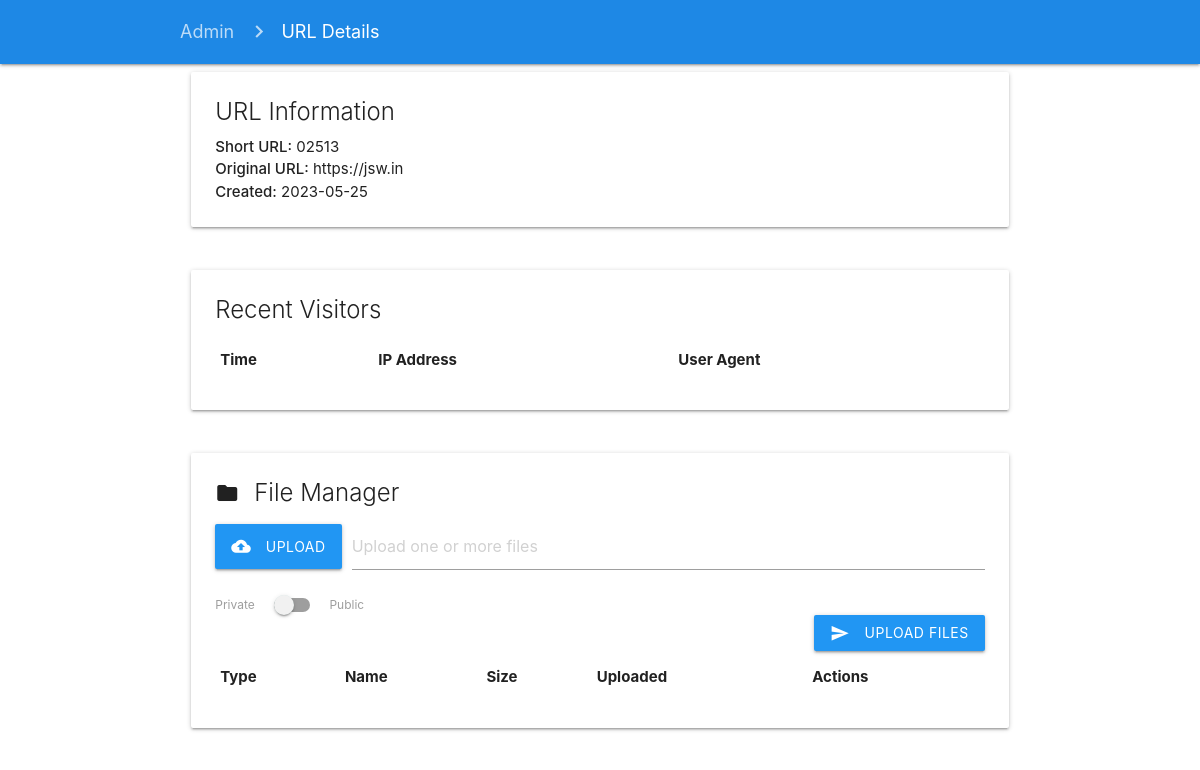
Screenshot of /htdcos/url_details.php?id=30 (signed in) with the database file from the repository.
### tables this page shows
CREATE TABLE `urls` (
  `id` int(11) NOT NULL,
  `longurl` varchar(500) NOT NULL,
  `shorturl` varchar(30) NOT NULL,
  `time` date NOT NULL DEFAULT current_timestamp(),
  `is_custom` BOOLEAN DEFAULT FALSE,
  `custom_text` varchar(30) DEFAULT NULL,
  UNIQUE KEY `unique_shorturl` (`shorturl`),
  UNIQUE KEY `unique_custom` (`custom_text`)
);

### htdcos/url_details.php (the view, shortened to what this page needs)
<?php
require_once('db.php');
$url_id = isset($_GET['id']) ? (int)$_GET['id'] : 0;
$url_data = mysqli_fetch_assoc(mysqli_query($conn, "SELECT * FROM urls WHERE id = $url_id"));
?>
<!DOCTYPE html>
<html>
<head>
    <link rel="stylesheet" href="https://cdnjs.cloudflare.com/ajax/libs/materialize/1.0.0/css/materialize.min.css">
</head>
<body>
<nav class="blue darken-1">
    <div class="nav-wrapper container">
        <a href="admin.php" class="breadcrumb">Admin</a>
        <a href="#!" class="breadcrumb">URL Details</a>
    </div>
</nav>
<div class="container">
    <div class="row">
        <div class="col s12">
            <div class="card">
                <div class="card-content">
                    <span class="card-title">URL Information</span>
                    <p><strong>Short URL:</strong> <?php echo $url_data['shorturl']; ?></p>
                    <p><strong>Original URL:</strong> <?php echo $url_data['longurl']; ?></p>
                    <p><strong>Created:</strong> <?php echo $url_data['time']; ?></p>
                </div>
            </div>
        </div>
    </div>
    <div class="row">
        <div class="col s12">
            <div class="card">
                <div class="card-content">
                    <span class="card-title">Recent Visitors</span>
                    <table class="striped">
                        <thead>
                            <tr>
                                <th>Time</th>
                                <th>IP Address</th>
                                <th>User Agent</th>
                            </tr>
                        </thead>
                    </table>
                </div>
            </div>
        </div>
    </div>
    <div class="row">
        <div class="col s12">
            <div class="card">
                <div class="card-content">
                    <span class="card-title">
                        <i class="material-icons left">folder</i>
                        File Manager
                    </span>
                    <form action="upload.php" method="post" enctype="multipart/form-data" class="mb-4">
                        <div class="file-field input-field">
                            <div class="btn blue">
                                <span><i class="material-icons left">cloud_upload</i>Upload</span>
                            </div>
                            <div class="file-path-wrapper">
                                <input class="file-path validate" type="text" placeholder="Upload one or more files">
                            </div>
                        </div>
                        <div class="switch">
                            <label>
                                Private
                                <span class="lever"></span>
                                Public
                            </label>
                        </div>
                        <button class="btn waves-effect waves-light blue right" type="submit">
                            <i class="material-icons left">send</i>Upload Files
                        </button>
                    </form>
                    <div class="file-browser">
                        <table class="striped highlight">
                            <thead>
                                <tr>
                                    <th>Type</th>
                                    <th>Name</th>
                                    <th>Size</th>
                                    <th>Uploaded</th>
                                    <th>Actions</th>
                                </tr>
                            </thead>
                        </table>
                    </div>
                </div>
            </div>
        </div>
    </div>
</div>
</body>
</html>

### rows the page displays
urls: shorturl "02513", longurl "https://jsw.in", time "2023-05-25"
